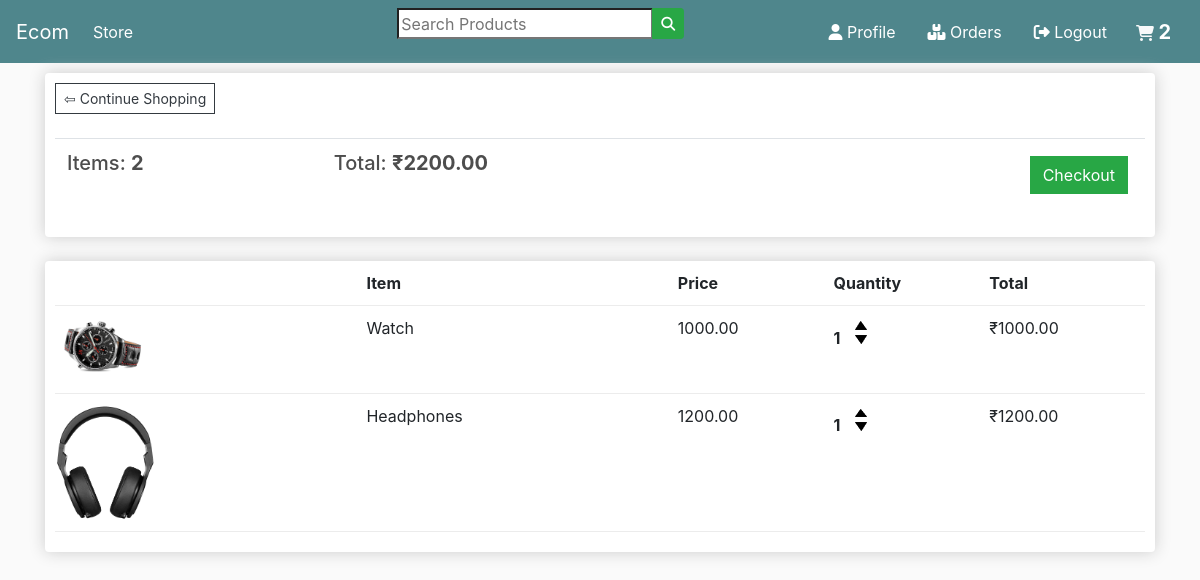
The app's page /cart/ (signed in), older data.
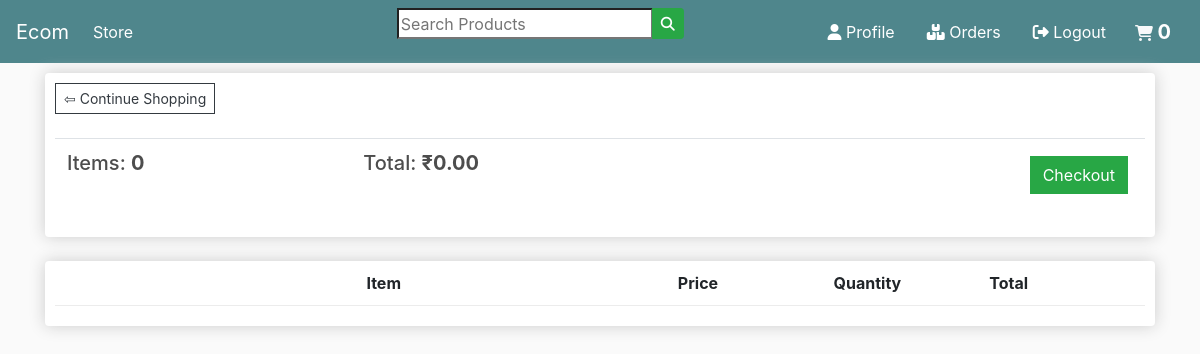
The same page, newer data.
### store/models.py (models this page shows, shortened)
class Order(models.Model):
	customer=models.ForeignKey(Customer,on_delete=models.SET_NULL,blank=True,null=True)
	date_ordered=models.DateTimeField(auto_now_add=True)
	complete=models.BooleanField(default=False,null=True,blank=False)
	transaction_id=models.CharField(max_length=200,null=True)
	@property
	def get_cart_items(self):
		orderitems=self.orderitem_set.all()
		total=sum([item.quantity for item in orderitems])
		return total
	@property
	def get_cart_total(self):
		orderitems=self.orderitem_set.all()
		total=sum([item.get_total for item in orderitems])
		return total

class OrderItem(models.Model):
	product=models.ForeignKey(Product,on_delete=models.SET_NULL,blank=True,null=True)
	order=models.ForeignKey(Order,on_delete=models.SET_NULL,blank=True,null=True)
	quantity=models.IntegerField(default=0,null=True,blank=True)
	date_added=models.DateTimeField(auto_now_add=True)
	@property
	def get_total(self):
		total=self.product.price * self.quantity
		return total

class Product(models.Model):
	name=models.CharField(max_length=200,null=True)
	price=models.DecimalField(max_digits=7,decimal_places=2)
	digital=models.BooleanField(default=False,null=True,blank=True)
	image=models.ImageField(null=True,blank=True)
	@property
	def imageURL(self):
		try:
			url=self.image.url
		except:
			url=''
		return url

### store/views.py (the view)
# urls.py: path('cart/',views.cart,name='cart'),
def cart(request):
	if request.user.is_authenticated:
		customer=request.user.customer
		order,created=Order.objects.get_or_create(customer=customer,complete=False)
		items=order.orderitem_set.all()
		cartItems=order.get_cart_items
	else:
		cookieData=cookieCart(request)
		cartItems=cookieData['cartItems']
		order=cookieData['order']
		items=cookieData['items']
	context={'items':items,'order':order,'cartItems':cartItems}
	return render(request,'store/cart.html',context)

### store/templates/store/cart.html
{% extends 'store/main.html' %}
{% load static %}
{% block content%}
<div class="row">
	<div class="col-lg-12">
		<div class="box-element">
			<a class="btn btn-sm btn-outline-dark" href="{% url 'store' %}">&#8678; Continue Shopping</a>
			<br>
			<br>
			<table class="table">
				<tr>
					<th><h5>Items: <strong>{{order.get_cart_items}}</strong></h5></th>
					<th><h5>Total: <strong>₹{{order.get_cart_total|floatformat:2}}</strong></h5></th>
					<th>
						<a style="float:right; margin:5px;" href="{% url 'checkout'%}" class="btn btn-success">Checkout</a>
					</th>
				</tr>
			</table>
		</div>
		<br>
		<div class="box-element">
			<div class="cart-row">
				<div style="flex:2"></div>
				<div style="flex:2"><strong>Item</strong></div>
				<div style="flex:1"><strong>Price</strong></div>
				<div style="flex:1"><strong>Quantity</strong></div>
				<div style="flex:1"><strong>Total</strong></div>
			</div>
			{% for item in items %}
			<div class="cart-row">
				<div style="flex:2"><img class="row-image" src="{{item.product.imageURL}}"></div>
				<div style="flex:2">{{item.product.name}}</div>
				<div style="flex:1">{{item.product.price|floatformat:2}}</div>
				<div style="flex:1">
					<p class="quantity">{{item.quantity}}</p>
					<div class="quantity">
						<img data-product={{item.product.id}} data-action="add" class="chg-quantity update-cart" src="{% static 'images/arrow-up.png'%}">
						<img data-product={{item.product.id}} data-action="remove" class="chg-quantity update-cart" src="{% static 'images/arrow-down.png'%}">
					</div>
				</div>
				<div style="flex:1">₹{{item.get_total}}</div>
			</div>
			{% endfor %}
		</div>
	</div>
</div>
{% endblock content %}

Row changes from the older to the newer data that the page shows:
removed OrderItem: product.imageURL (picture), product.name "Watch", product.price "1000.00", quantity "1", get_total "1000.00"
removed OrderItem: product.imageURL (picture), product.name "Headphones", product.price "1200.00", quantity "1", get_total "1200.00"
computed for Order: get_cart_items "2" → "0"; get_cart_total "2200.00" → "0.00"
Text that changed along with them:
{{ cartItems }}: "2" → "0"
